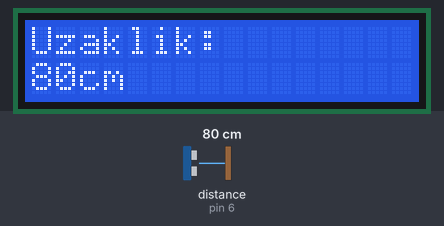
Bench run of a sketch on a simulated Arduino Uno, built with avr-gcc and run on an emulated ATmega328P. Parts: 16×2 character LCD. Wiring (inferred from the names in the program): ultrasonic range finder: trigger pin 7; echo pin 6. The inputs (shaded band) are chosen by the test bench; at power-on: distance to the obstacle (sensor on pin 6) 80 cm. The echo pulse lasts 58.3 µs per cm.

Above: at 1.2 s.
1.3 s: distance to the obstacle (sensor on pin 6) set to 250 cm
At 2.0 s:
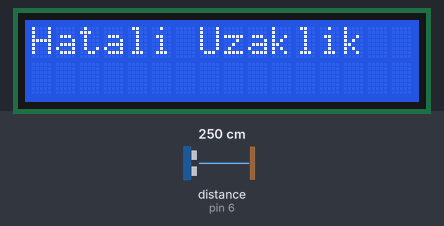
3.1 s: distance to the obstacle (sensor on pin 6) set to 120 cm
At 4.3 s:
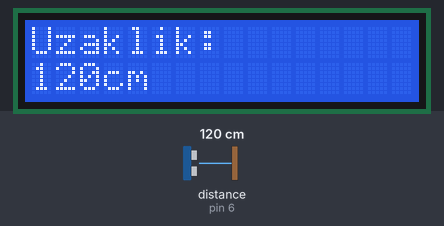
6.1 s: distance to the obstacle (sensor on pin 6) set to 299 cm
At 7.1 s:
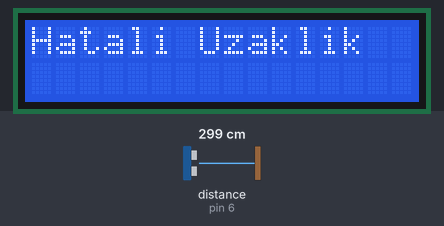
7.8 s: distance to the obstacle (sensor on pin 6) set to 60 cm
At 9.2 s:
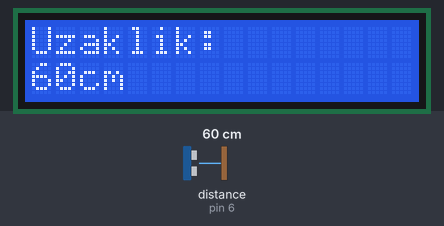
10.8 s: distance to the obstacle (sensor on pin 6) set to 203 cm
At 11.9 s:
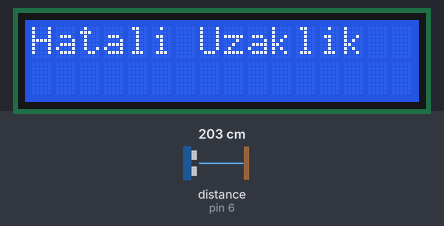
Timing chart, 0 to 13.5 s (numbered marks = the images above; inputs shaded):
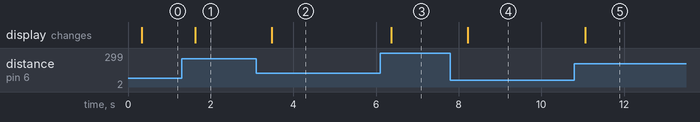

Measured:
- after the input at 1.3 s, the display: changes after 0.32 s (image 1)
- after the input at 3.1 s, the display: changes after 0.38 s (image 2)
- after the input at 6.1 s, the display: changes after 0.27 s (image 3)
- after the input at 7.8 s, the display: changes after 0.42 s (image 4)
- after the input at 10.8 s, the display: changes after 0.27 s (image 5)

The sketch:

Dijital_Mesafe__l_er.ino
```cpp
#include <LiquidCrystal.h>
int trigPin = 7;
int echoPin = 6;
int matlab = A0;
int sure;
int uzaklik;
int rs = 12, en = 11, d4 = 5, d5 = 4, d6 = 3, d7 = 2;
int uzaklik2;
int p;
LiquidCrystal lcd(rs, en, d4, d5, d6, d7);

void setup() {
  pinMode(trigPin, OUTPUT);
  pinMode(echoPin, INPUT);
  lcd.begin(16, 2);
  //Serial.begin(9600);
}

void loop() {
  digitalWrite(trigPin, LOW);
  delayMicroseconds(5);
  digitalWrite(trigPin, HIGH);
  delayMicroseconds(10);
  digitalWrite(trigPin, LOW);
  sure = pulseIn(echoPin, HIGH, 11600);
  uzaklik= (sure*0.0345)/2;
  delay(250);
  //Serial.print(uzaklik);
  //Serial.print(" ");
  if (uzaklik>0 && uzaklik<=200){
    lcd.clear();
  lcd.setCursor(0,0);
  lcd.print("Uzaklik:");
  lcd.setCursor(0,1);
  lcd.print(uzaklik);
  lcd.print("cm");
  }
  else
  {lcd.clear();
  lcd.setCursor(0,0);
  lcd.print("Hatali Uzaklik");
  }
  //Serial.print(uzaklik);


  //lcd.clear();
  //lcd.setCursor(0,0);
  //lcd.print("Uzaklik:");
  //lcd.setCursor(0,1);
  //lcd.print(uzaklik);
  //lcd.print("cm");

}
```
